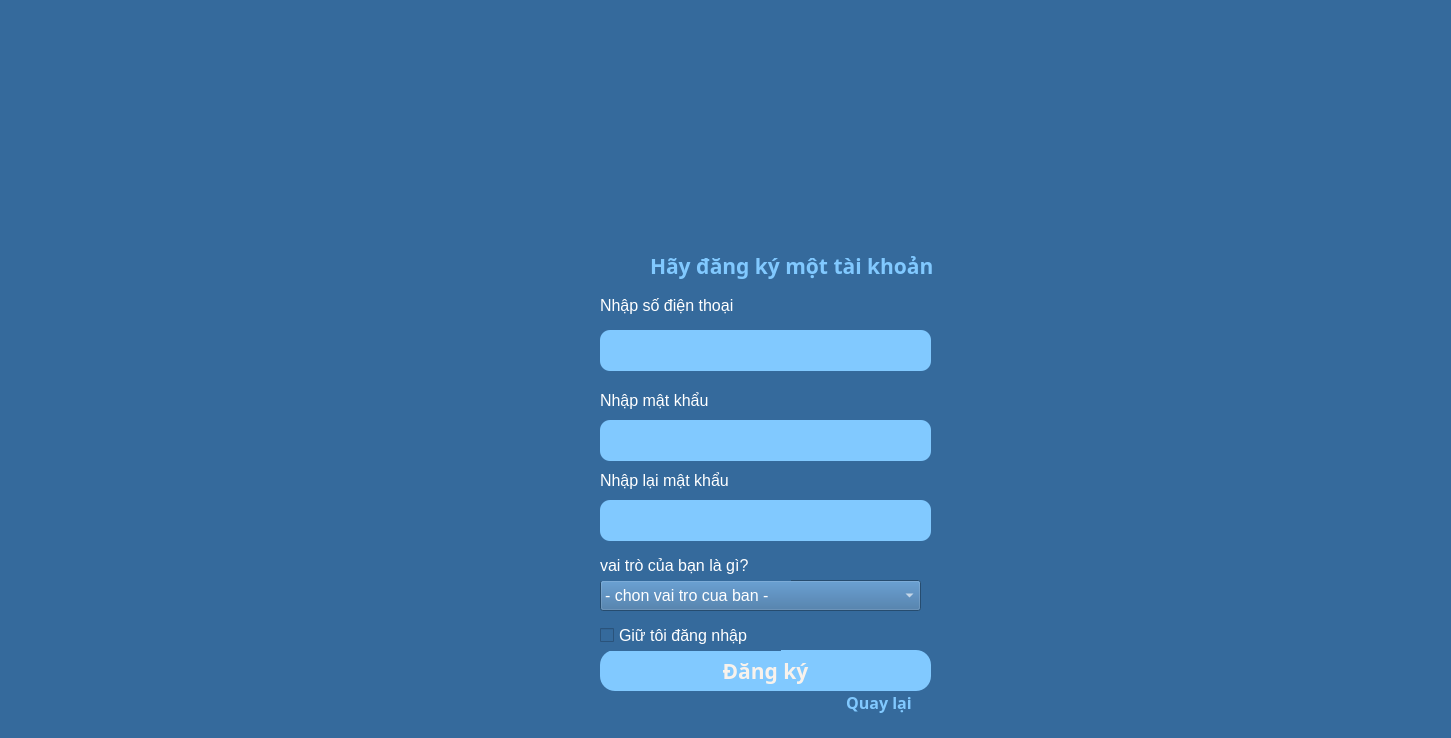
<?xml version="1.0" encoding="UTF-8"?>
<ui version="4.0">
 <class>MainWindow</class>
 <widget class="QMainWindow" name="MainWindow">
  <property name="geometry">
   <rect>
    <x>0</x>
    <y>0</y>
    <width>1451</width>
    <height>738</height>
   </rect>
  </property>
  <property name="windowTitle">
   <string>MainWindow</string>
  </property>
  <property name="styleSheet">
   <string notr="true">font: 75 12pt &quot;MS Shell Dlg 2&quot;;
color: white;</string>
  </property>
  <widget class="QWidget" name="centralwidget">
   <property name="styleSheet">
    <string notr="true">background-color: #356a9c;</string>
   </property>
   <widget class="QLineEdit" name="pass_reg">
    <property name="geometry">
     <rect>
      <x>600</x>
      <y>420</y>
      <width>331</width>
      <height>41</height>
     </rect>
    </property>
    <property name="font">
     <font>
      <family>MS Shell Dlg 2</family>
      <pointsize>12</pointsize>
      <weight>9</weight>
      <italic>false</italic>
      <bold>false</bold>
     </font>
    </property>
    <property name="styleSheet">
     <string notr="true">background-color:rgb(129, 201, 255);
color: #F8F2EC;
border-style: solid;
border-radius: 10px;</string>
    </property>
    <property name="echoMode">
     <enum>QLineEdit::Password</enum>
    </property>
   </widget>
   <widget class="QPushButton" name="register_btn">
    <property name="geometry">
     <rect>
      <x>600</x>
      <y>650</y>
      <width>331</width>
      <height>41</height>
     </rect>
    </property>
    <property name="font">
     <font>
      <family>Bahnschrift</family>
      <pointsize>16</pointsize>
      <weight>75</weight>
      <italic>false</italic>
      <bold>true</bold>
     </font>
    </property>
    <property name="cursor">
     <cursorShape>PointingHandCursor</cursorShape>
    </property>
    <property name="styleSheet">
     <string notr="true">border-radius: 15px;
font: 600 16pt &quot;Bahnschrift&quot;;
background-color:rgb(129, 201, 255);
color: #F8F2EC;</string>
    </property>
    <property name="text">
     <string>Đăng ký</string>
    </property>
   </widget>
   <widget class="QLabel" name="label_3">
    <property name="geometry">
     <rect>
      <x>650</x>
      <y>250</y>
      <width>291</width>
      <height>31</height>
     </rect>
    </property>
    <property name="font">
     <font>
      <family>Bahnschrift</family>
      <pointsize>16</pointsize>
      <weight>75</weight>
      <italic>false</italic>
      <bold>true</bold>
     </font>
    </property>
    <property name="styleSheet">
     <string notr="true">font: 600 16pt &quot;Bahnschrift&quot;;
background-color:none;
color:rgb(129, 201, 255);</string>
    </property>
    <property name="text">
     <string>Hãy đăng ký một tài khoản</string>
    </property>
   </widget>
   <widget class="QCheckBox" name="checkBox">
    <property name="geometry">
     <rect>
      <x>600</x>
      <y>620</y>
      <width>181</width>
      <height>31</height>
     </rect>
    </property>
    <property name="font">
     <font>
      <family>MS Shell Dlg 2</family>
      <pointsize>12</pointsize>
      <weight>9</weight>
      <italic>false</italic>
      <bold>false</bold>
     </font>
    </property>
    <property name="text">
     <string>Giữ tôi đăng nhập</string>
    </property>
   </widget>
   <widget class="QLabel" name="label_4">
    <property name="geometry">
     <rect>
      <x>600</x>
      <y>290</y>
      <width>171</width>
      <height>31</height>
     </rect>
    </property>
    <property name="font">
     <font>
      <family>MS Shell Dlg 2</family>
      <pointsize>12</pointsize>
      <weight>9</weight>
      <italic>false</italic>
      <bold>false</bold>
     </font>
    </property>
    <property name="styleSheet">
     <string notr="true">color: white;</string>
    </property>
    <property name="text">
     <string>Nhập số điện thoại</string>
    </property>
   </widget>
   <widget class="QLabel" name="label">
    <property name="geometry">
     <rect>
      <x>650</x>
      <y>10</y>
      <width>241</width>
      <height>231</height>
     </rect>
    </property>
    <property name="text">
     <string/>
    </property>
    <property name="pixmap">
     <pixmap>icons/anony.png</pixmap>
    </property>
    <property name="scaledContents">
     <bool>true</bool>
    </property>
   </widget>
   <widget class="QLineEdit" name="Phone_reg">
    <property name="geometry">
     <rect>
      <x>600</x>
      <y>330</y>
      <width>331</width>
      <height>41</height>
     </rect>
    </property>
    <property name="font">
     <font>
      <family>MS Shell Dlg 2</family>
      <pointsize>12</pointsize>
      <weight>9</weight>
      <italic>false</italic>
      <bold>false</bold>
     </font>
    </property>
    <property name="styleSheet">
     <string notr="true">background-color:rgb(129, 201, 255);
color: #F8F2EC;
border-style: solid;
border-radius: 10px;</string>
    </property>
   </widget>
   <widget class="QLabel" name="label_5">
    <property name="geometry">
     <rect>
      <x>600</x>
      <y>390</y>
      <width>171</width>
      <height>21</height>
     </rect>
    </property>
    <property name="font">
     <font>
      <family>MS Shell Dlg 2</family>
      <pointsize>12</pointsize>
      <weight>9</weight>
      <italic>false</italic>
      <bold>false</bold>
     </font>
    </property>
    <property name="styleSheet">
     <string notr="true"/>
    </property>
    <property name="text">
     <string>Nhập mật khẩu</string>
    </property>
   </widget>
   <widget class="QLabel" name="label_6">
    <property name="geometry">
     <rect>
      <x>600</x>
      <y>470</y>
      <width>171</width>
      <height>21</height>
     </rect>
    </property>
    <property name="font">
     <font>
      <family>MS Shell Dlg 2</family>
      <pointsize>12</pointsize>
      <weight>9</weight>
      <italic>false</italic>
      <bold>false</bold>
     </font>
    </property>
    <property name="styleSheet">
     <string notr="true"/>
    </property>
    <property name="text">
     <string>Nhập lại mật khẩu</string>
    </property>
   </widget>
   <widget class="QLineEdit" name="re_pass_reg">
    <property name="geometry">
     <rect>
      <x>600</x>
      <y>500</y>
      <width>331</width>
      <height>41</height>
     </rect>
    </property>
    <property name="font">
     <font>
      <family>MS Shell Dlg 2</family>
      <pointsize>12</pointsize>
      <weight>9</weight>
      <italic>false</italic>
      <bold>false</bold>
     </font>
    </property>
    <property name="styleSheet">
     <string notr="true">background-color:rgb(129, 201, 255);
color: #F8F2EC;
border-style: solid;
border-radius: 10px;</string>
    </property>
    <property name="echoMode">
     <enum>QLineEdit::Password</enum>
    </property>
   </widget>
   <widget class="QPushButton" name="goback_reg">
    <property name="geometry">
     <rect>
      <x>830</x>
      <y>690</y>
      <width>98</width>
      <height>25</height>
     </rect>
    </property>
    <property name="font">
     <font>
      <family>Bahnschrift</family>
      <pointsize>-1</pointsize>
      <weight>75</weight>
      <italic>false</italic>
      <bold>true</bold>
     </font>
    </property>
    <property name="cursor">
     <cursorShape>PointingHandCursor</cursorShape>
    </property>
    <property name="styleSheet">
     <string notr="true">border-radius: 15px;
font: 600 16pt &quot;Bahnschrift&quot;;
background-color:none;
color: rgb(129, 201, 255);
font-size: 16px;
</string>
    </property>
    <property name="text">
     <string>Quay lại</string>
    </property>
   </widget>
   <widget class="QComboBox" name="vai_tro">
    <property name="geometry">
     <rect>
      <x>600</x>
      <y>580</y>
      <width>321</width>
      <height>31</height>
     </rect>
    </property>
    <property name="font">
     <font>
      <family>MS Shell Dlg 2</family>
      <pointsize>12</pointsize>
      <weight>9</weight>
      <italic>false</italic>
      <bold>false</bold>
     </font>
    </property>
    <property name="currentIndex">
     <number>0</number>
    </property>
    <item>
     <property name="text">
      <string>- chon vai tro cua ban - </string>
     </property>
    </item>
    <item>
     <property name="text">
      <string>Giao vien</string>
     </property>
    </item>
    <item>
     <property name="text">
      <string>Hoc sinh</string>
     </property>
    </item>
   </widget>
   <widget class="QLabel" name="label_7">
    <property name="geometry">
     <rect>
      <x>600</x>
      <y>550</y>
      <width>191</width>
      <height>31</height>
     </rect>
    </property>
    <property name="font">
     <font>
      <family>MS Shell Dlg 2</family>
      <pointsize>12</pointsize>
      <weight>9</weight>
      <italic>false</italic>
      <bold>false</bold>
     </font>
    </property>
    <property name="styleSheet">
     <string notr="true"/>
    </property>
    <property name="text">
     <string>vai trò của bạn là gì?</string>
    </property>
   </widget>
  </widget>
 </widget>
 <resources/>
 <connections/>
</ui>
